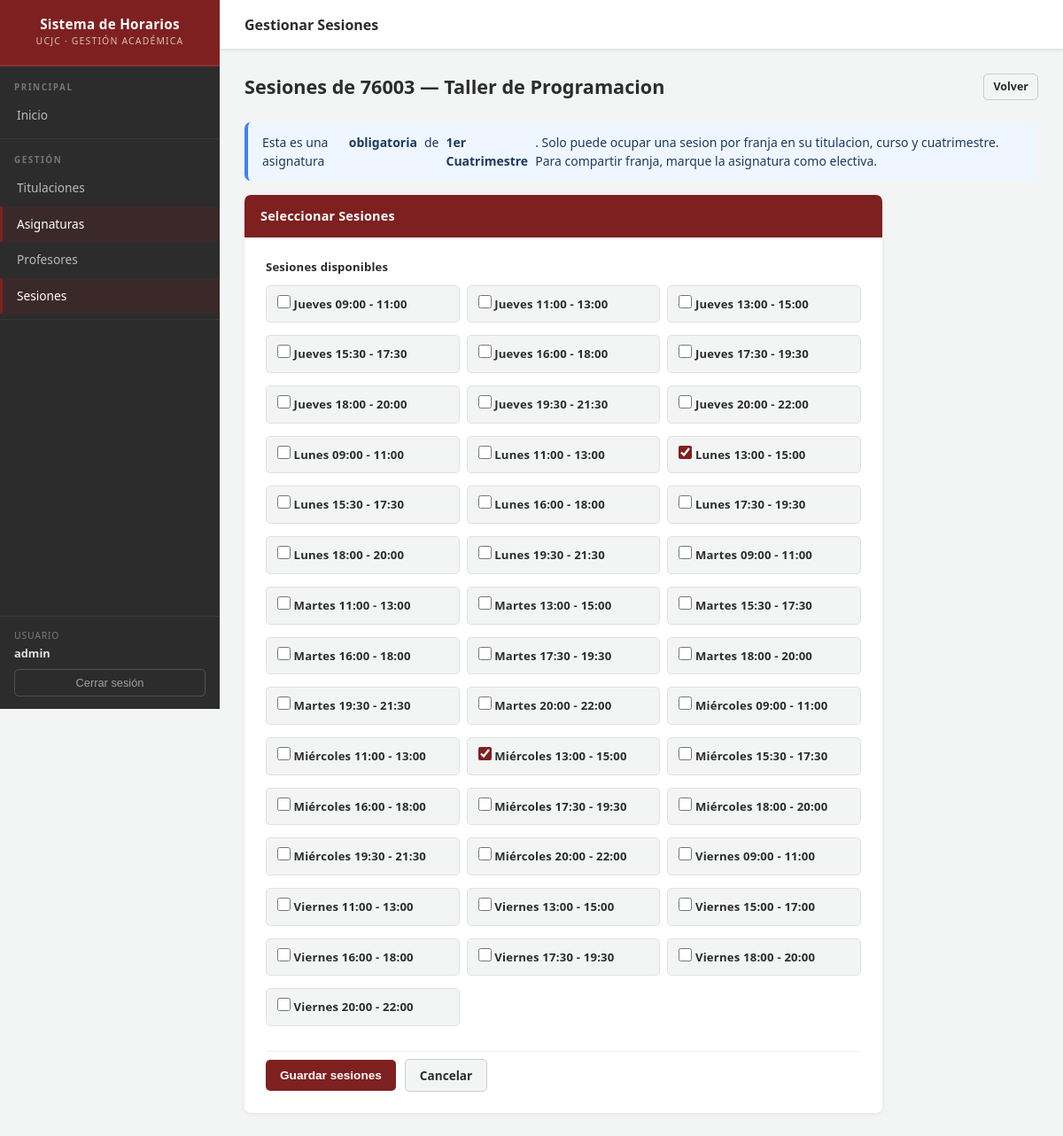
/horarios/asignatura/3/sesiones/ (signed in), run on the app's committed database.
### horarios/models.py (models this page shows, shortened)
class Asignatura(models.Model):
    CURSOS = [
        (1, '1º Curso'),
        (2, '2º Curso'),
        (3, '3º Curso'),
        (4, '4º Curso'),
        (5, '5º Curso'),
    ]
    CUATRIMESTRES = [
        (1, '1er Cuatrimestre'),
        (2, '2do Cuatrimestre'),
    ]
    nombre = models.CharField(max_length=200)
    codigo = models.CharField(max_length=20)
    titulacion = models.ForeignKey(
        Titulacion,
        on_delete=models.PROTECT,
        related_name='asignaturas',
        verbose_name='Titulación',
    )
    curso = models.IntegerField(choices=CURSOS)
    cuatrimestre = models.IntegerField(
        choices=CUATRIMESTRES, default=1, verbose_name='Cuatrimestre'
    )
    es_electiva = models.BooleanField(
        default=False,
        verbose_name='Es electiva',
        help_text='Las asignaturas electivas pueden compartir franja horaria con otras electivas del mismo curso y cuatrimestre.',
    )
    profesor = models.ForeignKey(
        Profesor,
        on_delete=models.SET_NULL,
        null=True,
        blank=True,
        related_name='asignaturas',
    )
    sesiones = models.ManyToManyField(Sesion, blank=True)
    creado_por = models.ForeignKey(
        settings.AUTH_USER_MODEL,
        on_delete=models.CASCADE,
        related_name='asignaturas_propias',
        null=True,
    )
    class Meta:
        unique_together = [['codigo', 'creado_por']]

### horarios/views.py (the view)
# urls.py: path('asignatura/<int:pk>/sesiones/', views.asignatura_sesiones, name='asignatura-sesiones'),
@login_required
def asignatura_sesiones(request, pk):
    asignatura = get_object_or_404(Asignatura, pk=pk, creado_por=request.user)
    if request.method == 'POST':
        form = AsignaturaSesionForm(request.POST, instance=asignatura, user=request.user)
        if form.is_valid():
            form.save()
            messages.success(request, f'Sesiones actualizadas para "{asignatura.codigo}".')
            return redirect('asignatura-detail', pk=asignatura.pk)
    else:
        form = AsignaturaSesionForm(instance=asignatura, user=request.user)
    return render(request, 'horarios/asignatura_sesion_form.html', {
        'form': form,
        'asignatura': asignatura,
    })

### horarios/forms.py (shortened to what this page needs)
class AsignaturaSesionForm(forms.ModelForm):
    class Meta:
        model = Asignatura
        fields = ['sesiones']
        labels = {'sesiones': 'Sesiones disponibles'}
        widgets = {'sesiones': forms.CheckboxSelectMultiple()}
    def __init__(self, *args, **kwargs):
        self.user = kwargs.pop('user', None)
        super().__init__(*args, **kwargs)
        if self.user:
            self.fields['sesiones'].queryset = Sesion.objects.filter(creado_por=self.user)

### horarios/models.py (called while the page is built)
    def __str__(self):
        return f"{self.get_dia_display()} {self.hora_inicio.strftime('%H:%M')} - {self.hora_fin.strftime('%H:%M')}"

### horarios/templates/horarios/asignatura_sesion_form.html (shortened to what this page needs)
{% extends "base_generic.html" %}
{% block page_title %}Gestionar Sesiones{% endblock %}
{% block content %}
<div class="page-header">
  <h2>Sesiones de {{ asignatura.codigo }} — {{ asignatura.nombre }}</h2>
  <a href="{% url 'asignatura-detail' asignatura.pk %}" class="btn btn-secondary btn-sm">Volver</a>
</div>
{% if not asignatura.es_electiva %}
<div class="alert alert-info" style="margin-bottom: 16px;">
  Esta es una asignatura <strong>obligatoria</strong> de
  <strong>{{ asignatura.get_cuatrimestre_display }}</strong>.
  Solo puede ocupar una sesion por franja en su titulacion, curso y cuatrimestre.
  Para compartir franja, marque la asignatura como electiva.
</div>
{% else %}
<div class="alert alert-warning" style="margin-bottom: 16px;">
  Esta es una asignatura <strong>electiva</strong> de
  <strong>{{ asignatura.get_cuatrimestre_display }}</strong>.
  Puede compartir franja horaria con otras electivas del mismo curso y cuatrimestre.
</div>
{% endif %}
<div class="form-card" style="max-width: 720px;">
  <div class="card-header">Seleccionar Sesiones</div>
  <div class="form-body">
    <form method="post" novalidate>
      <div class="form-group">
        <label>{{ form.sesiones.label }}</label>
        <div class="sessions-grid">
          {% for choice in form.sesiones %}
          <label class="session-checkbox-item">
            {{ choice.tag }}
            <span>{{ choice.choice_label }}</span>
          </label>
          {% empty %}
          <p style="color: #999; font-size: 0.85rem; grid-column: 1/-1;">
            No hay sesiones disponibles.
            <a href="{% url 'sesion-create' %}">Crear una sesion</a>.
          </p>
          {% endfor %}
        </div>
      </div>
      <div class="form-actions">
        <button type="submit" class="btn btn-primary">Guardar sesiones</button>
        <a href="{% url 'asignatura-detail' asignatura.pk %}" class="btn btn-secondary">Cancelar</a>
      </div>
    </form>
  </div>
</div>
{% endblock %}

### horarios/templates/base_generic.html (shortened to what this page needs)
{% load static %}
<!DOCTYPE html>
<html lang="es">
<head>
  <link rel="stylesheet" href="{% static 'css/style.css' %}?v=7">
</head>
<body>
<div class="layout">
  <aside class="sidebar">
    <div class="sidebar-brand">
      <div class="brand-title">Sistema de Horarios</div>
      <span class="brand-sub">UCJC · Gestión Académica</span>
    </div>
    <div class="sidebar-section">
      <p class="sidebar-section-label">Principal</p>
      <nav>
        <a href="{% url 'index' %}"
           {% if request.resolver_match.url_name == 'index' %}class="active"{% endif %}>
          Inicio
        </a>
      </nav>
    </div>
    <div class="sidebar-section">
      <p class="sidebar-section-label">Gestión</p>
      <nav>
        <a href="{% url 'titulaciones' %}"
           {% if 'titulacion' in request.resolver_match.url_name %}class="active"{% endif %}>
          Titulaciones
        </a>
        <a href="{% url 'asignaturas' %}"
           {% if 'asignatura' in request.resolver_match.url_name %}class="active"{% endif %}>
          Asignaturas
        </a>
        <a href="{% url 'profesores' %}"
           {% if 'profesor' in request.resolver_match.url_name %}class="active"{% endif %}>
          Profesores
        </a>
        <a href="{% url 'sesiones' %}"
           {% if 'sesion' in request.resolver_match.url_name %}class="active"{% endif %}>
          Sesiones
        </a>
      </nav>
    </div>
    <div class="sidebar-user">
      {% if user.is_authenticated %}
        <span class="user-label">Usuario</span>
        <span class="user-name">{{ user.get_username }}</span>
        <form action="{% url 'logout' %}" method="post">
          <button type="submit" class="btn-logout">Cerrar sesión</button>
        </form>
      {% else %}
        <a href="{% url 'login' %}?next={{ request.path }}" class="sidebar-login-link">
          Iniciar sesión
        </a>
      {% endif %}
    </div>
  </aside>
  <div class="main-wrapper">
    <div class="top-bar">
      <div class="top-bar-title">{% block page_title %}Sistema de Horarios{% endblock %}</div>
    </div>
    <div class="page-body">
      {% block content %}{% endblock %}
    </div>
  </div>
</div>
</body>
</html>

### data on the page
Asignatura: codigo "76003", nombre "Taller de Programacion", cuatrimestre "1er Cuatrimestre"

### other printed values
{{ user.get_username }} "admin"
{{ choice.choice_label }} "Jueves 09:00 - 11:00" "Jueves 11:00 - 13:00" "Jueves 13:00 - 15:00" "Jueves 15:30 - 17:30" "Jueves 16:00 - 18:00" "Jueves 17:30 - 19:30" "Jueves 18:00 - 20:00" "Jueves 19:30 - 21:30" "Jueves 20:00 - 22:00" "Lunes 09:00 - 11:00" "Lunes 11:00 - 13:00" "Lunes 13:00 - 15:00" "Lunes 15:30 - 17:30" "Lunes 16:00 - 18:00" "Lunes 17:30 - 19:30" "Lunes 18:00 - 20:00" "Lunes 19:30 - 21:30" "Martes 09:00 - 11:00" "Martes 11:00 - 13:00" "Martes 13:00 - 15:00" "Martes 15:30 - 17:30" "Martes 16:00 - 18:00" "Martes 17:30 - 19:30" "Martes 18:00 - 20:00" "Martes 19:30 - 21:30" "Martes 20:00 - 22:00" "Miércoles 09:00 - 11:00" "Miércoles 11:00 - 13:00" "Miércoles 13:00 - 15:00" "Miércoles 15:30 - 17:30" "Miércoles 16:00 - 18:00" "Miércoles 17:30 - 19:30" "Miércoles 18:00 - 20:00" "Miércoles 19:30 - 21:30" "Miércoles 20:00 - 22:00" "Viernes 09:00 - 11:00" "Viernes 11:00 - 13:00" "Viernes 13:00 - 15:00" "Viernes 15:00 - 17:00" "Viernes 16:00 - 18:00" "Viernes 17:30 - 19:30" "Viernes 18:00 - 20:00" "Viernes 20:00 - 22:00"
